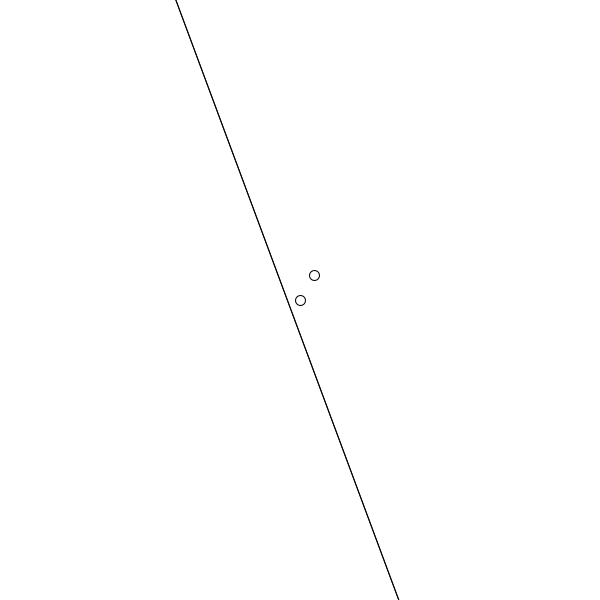
Frame 1 (no input)
Frame 60 (the mouse pressed at the canvas centre just before this capture): blank canvas, image omitted
Frame 120 (the mouse held since frame 60 and released just before this capture): blank canvas, image omitted

The Processing sketch that drew this single still picture (run headless with seeded random() and noise(); from frame 60 on, the mouse is pressed at the canvas centre):

// Processing sketch: ellipse_code
// ── ellipse_code.pde
void setup() {
 size(600, 600);
 background(255);
 frameRate(5);
}

float r = 50; //radius
float x = random(-r, r);    // Picks a random x coordinate for the point P
float y = random(-r, r);  // Picks a random y coordinate for the point P
float circleCenterX = 0;
float circleCenterY = 0;
float diameter = r*2;              // Diameter of point P
int numLines = 20;
float delta = 5;                // Number by which the x increases between draw loops
float x2 = circleCenterX-r;                  // x2 starts at zero
float pX = -r;
float y2 = sqrt((r * r) - (x2 * x2));      // calculates the y value for the initial point
float y3 = -sqrt((r * r) - (x2 * x2));
void draw() {

  pushMatrix();
  
  translate(width/2, height/2);    // Moves the matrix to the center of the screen
  noFill();
  ellipse(0, 0, 10, 10);
  ellipse(x, y, 10, 10);
  //ellipse(x2, y2, 5, 5);
 //ellipse(x2, y3, 10, 10);
  strokeWeight(1);
  println( "x2" + x2);
  println("y2" + y2);
  
  
 
  
  float midX = (x2 + x) / 2;    // Gets the x coordinate of the midpoint between the two lines
  float midY = (y2 + y) / 2;    // Gets the y coordinate of the midpoint
  float slope = -((x2 - x)/(y2 - y));    // The slope of the line perpendicular to the line between point R and point P
  float b1 = midY - (slope * midX);    // Calculates the y intercept
  float b2 = (slope * width) + b1;      // calculates the y value for the point at width
  float b3 = (slope * -width) + b1;      // Calculate the y value for th point at -width
  
        midX = (x2 + x) / 2;    // Gets the x coordinate of the midpoint between the two lines
  float midY2 = (y3 + y) / 2;    // Gets the y coordinate of the midpoint
  float slope2 = -((x2 - x)/(y3 - y));    // The slope of the line perpendicular to the line between point R and point P
  float b12 = midY2 - (slope2 * midX);    // Calculates the y intercept
  float b22 = (slope2 * width) + b12;      // calculates the y value for the point at width
  float b32 = (slope2 * -width) + b12;
  
  //if (x2 >= r+1){
 line(-width, b3, width, b2);          // If the x2 is greater than the radius, draw the line
 line(-width, b32, width, b22);   
  //}
   
 /*   // Changes the x value
  if (x2 == diameter || x2 == -diameter) {  
    pX = -pX;
  }
  if (pX == r) {
    x2 -= delta;
  }
  if (pX == -r){
    x2 += delta;
  }
*/
if (x2 <= r) x2+=delta;
  y2 = sqrt((((r * r) - (x2 * x2))));
  y3 = -sqrt((r * r) - (x2 * x2));

  //if(((r*r) - (x2 *x2))<0){
  //  y2 = y2*-1;
  //}
  
  if(x2 >= r){
   background(255);
   stroke(random(256), random(256), random(256));
   x2 = -r;
    
  }

  popMatrix();
  
}
